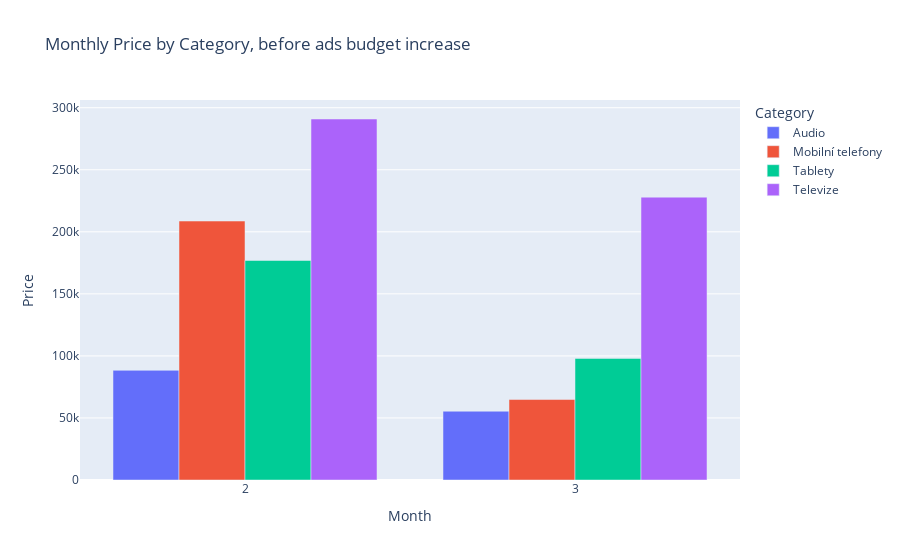

The cell this chart's notebook holds for it:
### Code cell
import pandas as pd
import plotly.express as px

filtered_data = merged_df[merged_df['Date'] >= '2022-03-18']
before_ads = merged_df[merged_df['Date'] < '2022-03-18']

merged_df = pd.read_csv('merged_data.csv')


merged_df['Date'] = pd.to_datetime(merged_df['Date'])


merged_df['Month'] = merged_df['Date'].dt.month

monthly_quantity = before_ads.groupby(['Month', 'Category'])['Price'].sum().reset_index()

fig = px.bar(monthly_quantity, x='Month', y='Price', color='Category',
             labels={'Month': 'Month', 'Price': 'Price'},
             title='Monthly Price by Category, before ads budget increase', barmode='group')


fig.show()
fig.write_image("3_before_price.png")

### Figure 1 — Plotly figure (JSON) as saved in the notebook; plotly's stock layout.template omitted (floating-point values rounded to 4 significant figures)
{"data": [{"alignmentgroup": "True", "hovertemplate": "Category=Audio<br>Month=%{x}<br>Price=%{y}<extra></extra>", "legendgroup": "Audio", "marker": {"color": "#636efa", "pattern": {"shape": ""}}, "name": "Audio", "offsetgroup": "Audio", "orientation": "v", "showlegend": true, "textposition": "auto", "type": "bar", "x": [2, 3], "xaxis": "x", "y": [88380, 55420], "yaxis": "y"}, {"alignmentgroup": "True", "hovertemplate": "Category=Mobilní telefony<br>Month=%{x}<br>Price=%{y}<extra></extra>", "legendgroup": "Mobilní telefony", "marker": {"color": "#EF553B", "pattern": {"shape": ""}}, "name": "Mobilní telefony", "offsetgroup": "Mobilní telefony", "orientation": "v", "showlegend": true, "textposition": "auto", "type": "bar", "x": [2, 3], "xaxis": "x", "y": [208690, 64860], "yaxis": "y"}, {"alignmentgroup": "True", "hovertemplate": "Category=Tablety<br>Month=%{x}<br>Price=%{y}<extra></extra>", "legendgroup": "Tablety", "marker": {"color": "#00cc96", "pattern": {"shape": ""}}, "name": "Tablety", "offsetgroup": "Tablety", "orientation": "v", "showlegend": true, "textposition": "auto", "type": "bar", "x": [2, 3], "xaxis": "x", "y": [176900, 97950], "yaxis": "y"}, {"alignmentgroup": "True", "hovertemplate": "Category=Televize<br>Month=%{x}<br>Price=%{y}<extra></extra>", "legendgroup": "Televize", "marker": {"color": "#ab63fa", "pattern": {"shape": ""}}, "name": "Televize", "offsetgroup": "Televize", "orientation": "v", "showlegend": true, "textposition": "auto", "type": "bar", "x": [2, 3], "xaxis": "x", "y": [290920, 227940], "yaxis": "y"}], "layout": {"barmode": "group", "legend": {"title": {"text": "Category"}, "tracegroupgap": 0}, "title": {"text": "Monthly Price by Category, before ads budget increase"}, "xaxis": {"anchor": "y", "domain": [0, 1], "title": {"text": "Month"}}, "yaxis": {"anchor": "x", "domain": [0, 1], "title": {"text": "Price"}}}}
